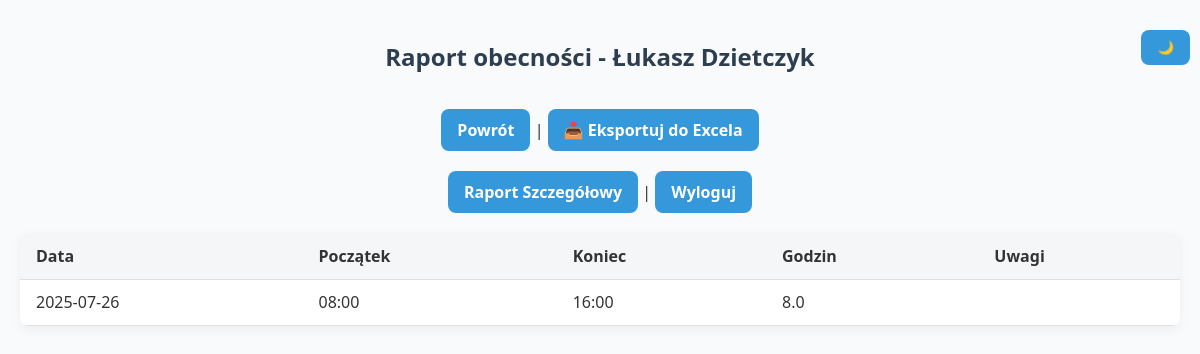
/raport (signed in), run on an earlier commit of the app's database.
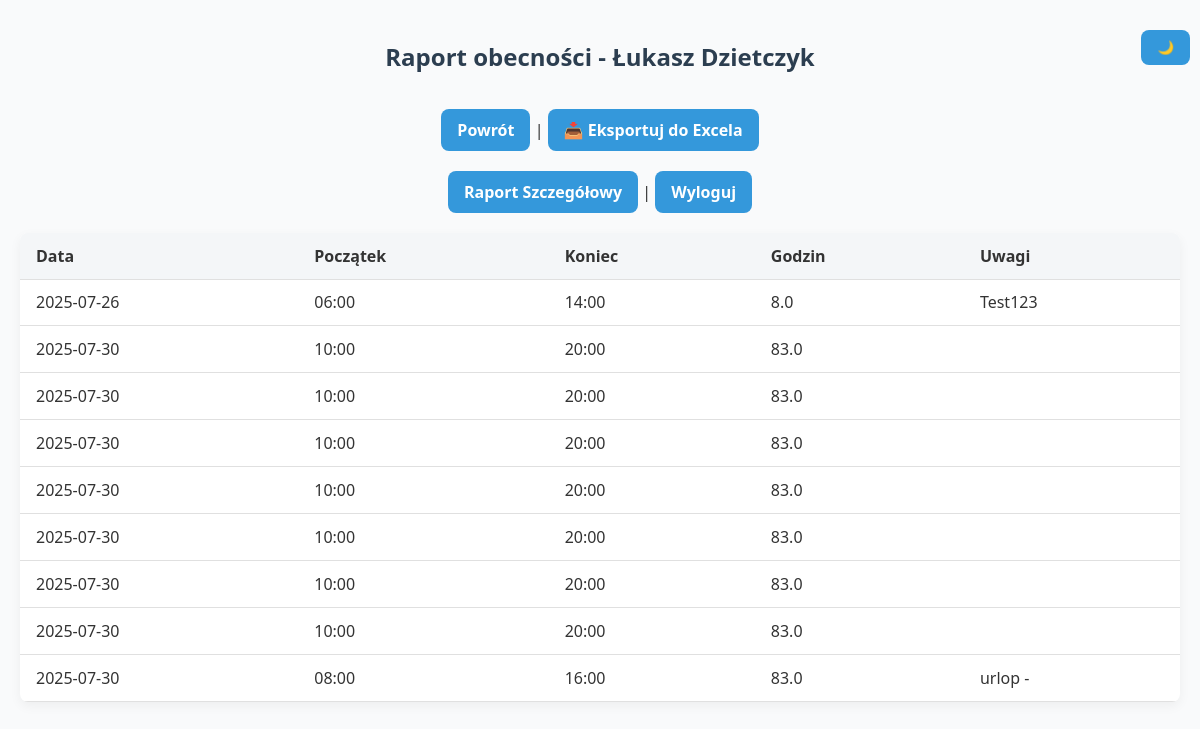
And on a later commit of the database.
### app.py (models this page shows)
class User(db.Model):
    id = db.Column(db.Integer, primary_key=True)
    username = db.Column(db.String(80), unique=True, nullable=False)
    firstname = db.Column(db.String(80), unique=False, nullable=False)
    lastname = db.Column(db.String(80), unique=False, nullable=False)
    password_hash = db.Column(db.String(128), nullable=False)

class Attendance(db.Model):
    id = db.Column(db.Integer, primary_key=True)
    user_id = db.Column(db.Integer, db.ForeignKey('user.id'), nullable=False)
    date = db.Column(db.Date, nullable=False)
    start_time = db.Column(db.Time, nullable=False)
    end_time = db.Column(db.Time, nullable=False)
    work_type = db.Column(db.String(50), nullable=False)
    description = db.Column(db.Text, nullable=True)
    timestamp = db.Column(db.DateTime, default=datetime.utcnow)

### app.py (the view)
@app.route('/raport')
def raport():
    if 'user_id' not in session:
        return redirect(url_for('login'))
    user = User.query.get(session['user_id'])
    entries = Attendance.query.filter_by(user_id=user.id).order_by(Attendance.date).all()
    grouped = defaultdict(list)
    for e in entries:
        grouped[e.date].append(e)
    raport_data = []
    for date, day_entries in grouped.items():
        total_hours = 0
        details = []
        for e in day_entries:
            start_dt = datetime.combine(e.date, e.start_time)
            end_dt = datetime.combine(e.date, e.end_time)
            duration = (end_dt - start_dt).total_seconds() / 3600  # godziny jako float
            if e.work_type.lower() == "nadgodziny":
                duration *= 1.5  # przelicznik
            total_hours += duration
            details.append(e)
        raport_data.append({
            'date': date,
            'entries': details,
            'total_hours': round(total_hours, 2),
        })
    return render_template('raport.html', raport_data=raport_data, username=user.username, firstname=user.firstname, lastname=user.lastname, datetime=datetime)

### templates/raport.html (shortened to what this page needs)
<!DOCTYPE html>
<html lang="pl">
<head>
    <link rel="stylesheet" href="{{ url_for('static', filename='css/style.css') }}">
</head>
<body>
    <h2>Raport obecności - {{ firstname }} {{ lastname }}</h2>
    <p>
        <a href="{{ url_for('attendance') }}" class="btn">Powrót</a> |
        <a href="{{ url_for('raport_export') }}" class="btn">📥 Eksportuj do Excela</a><br>
        <a href="{{ url_for('raport_details') }}" class="btn">Raport Szczegółowy</a> |
        <a href="{{ url_for('logout') }}" class="btn">Wyloguj</a>
    </p>
    <table class="reptab">
        <thead>
            <tr>
                <th>Data</th>
                <th>Początek</th>
                <th>Koniec</th>
                <th>Godzin</th>
                <th>Uwagi</th>
            </tr>
        </thead>
        <tbody>
            {% for day in raport_data %}
                {% for e in day.entries %}
                <tr>
                    <td>{{ e.date }}</td>
                    <td>{{ e.start_time.strftime('%H:%M') }}</td>
                    <td>{{ e.end_time.strftime('%H:%M') }}</td>
                    <td>{{ day.total_hours }}</td>
                    <td class="desc">{{ e.description or '' }}</td>
                </tr>
                {% endfor %}
            {% endfor %}
        </tbody>
    </table>
    <button id="toggle-dark-mode" style="position: fixed; top: 10px; right: 10px; z-index: 999;">
    </button>
</body>
</html>

### static/css/style.css (style rules this page uses)
body { font-family: 'Segoe UI', Tahoma, Geneva, Verdana, sans-serif; background: #f9fafb; color: #333; margin: 0; padding: 20px; }
h2 { text-align: center; color: #2c3e50; margin-bottom: 1rem; }
button, input[type="submit"], a.btn { display: inline-block; background-color: #3498db; color: #fff; padding: 10px 16px; margin-top: 20px; border: none; border-radius: 8px; text-decoration: none; font-weight: bold; cursor: pointer; transition: background-color 0.2s ease; }
.reptab { width: 100%; border-collapse: collapse; margin-top: 20px; background-color: #fff; box-shadow: 0 4px 12px rgba(0,0,0,0.05); border-radius: 8px; overflow: hidden; }
.reptab th, .reptab td { padding: 12px 16px; border-bottom: 1px solid #e0e0e0; text-align: left; }
.reptab th { background-color: #f4f6f8; font-weight: bold; }
.desc { max-width: 300px; word-wrap: break-word; }
p { text-align: center; margin-bottom: 20px; }

What changed in the data, as far as the page shows it:
removed Attendance: date "2025-07-26", start_time "08:00", end_time "16:00", total_hours "8.0"
added Attendance: date "2025-07-26", start_time "06:00", end_time "14:00", total_hours "8.0", description "Test123"
added Attendance: date "2025-07-30", start_time "10:00", end_time "20:00", total_hours "83.0"
added Attendance: date "2025-07-30", start_time "10:00", end_time "20:00", total_hours "83.0"
added Attendance: date "2025-07-30", start_time "10:00", end_time "20:00", total_hours "83.0"
added Attendance: date "2025-07-30", start_time "10:00", end_time "20:00", total_hours "83.0"
added Attendance: date "2025-07-30", start_time "10:00", end_time "20:00", total_hours "83.0"
added Attendance: date "2025-07-30", start_time "10:00", end_time "20:00", total_hours "83.0"
added Attendance: date "2025-07-30", start_time "10:00", end_time "20:00", total_hours "83.0"
added Attendance: date "2025-07-30", start_time "08:00", end_time "16:00", total_hours "83.0", description "urlop -"
